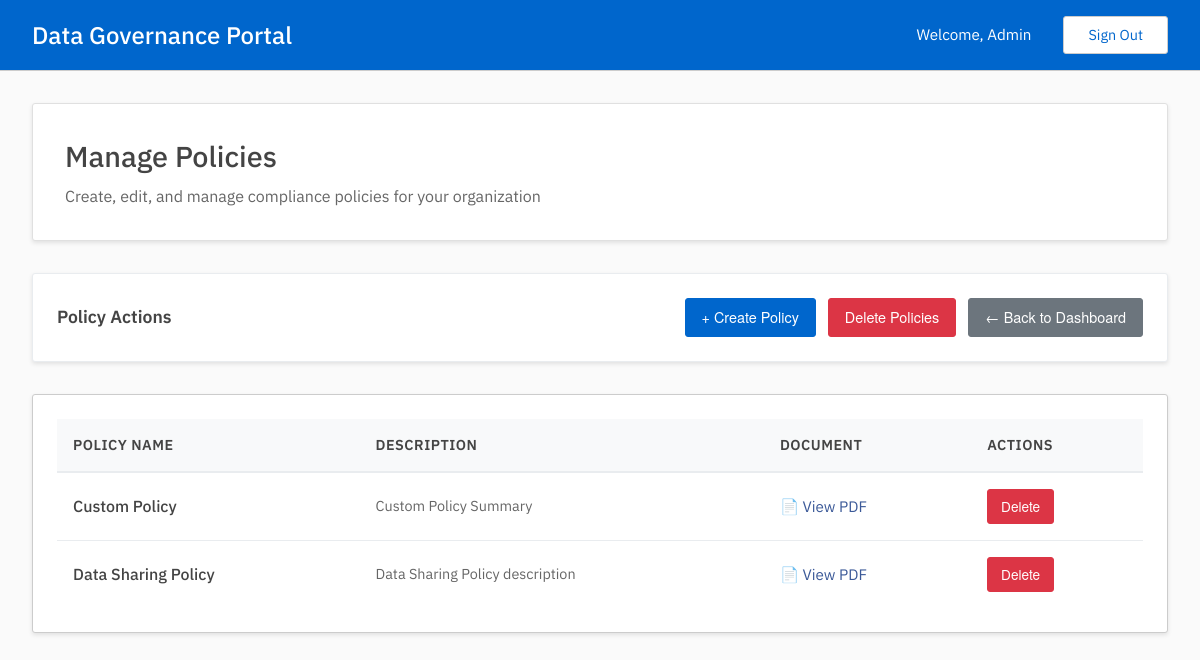
Screenshot of /admin/manage_policies (signed in) with the database file from the repository.
### tables this page shows
CREATE TABLE policies(
        uuid TEXT UNIQUE NOT NULL PRIMARY KEY,
        name TEXT UNIQUE NOT NULL,
        description TEXT,
        pdf_link TEXT
        );

### admin.py (the view)
@admin.route('/manage_policies', methods=['GET'])
@admin_required
def manage_policies():
    policies = read_get_policies()
    return render_template('admin/manage_policies/hub.html', policies=policies["data"])

### auth.py (called while the page is built)
def admin_required(f):
    @wraps(f)
    def wrap(*args, **kwargs):
        if session['user']['is_admin']:
            return f(*args, **kwargs)
        else:
            print("403: User is not an admin.")
            return redirect(url_for('user.dashboard'))
    return wrap

### db.py (called while the page is built)
def get_conn_curs():
    conn = sqlite3.connect(DATABASE)
    conn.row_factory = sqlite3.Row
    curs = conn.cursor()
    curs.execute("PRAGMA foreign_keys = ON")
    return conn, curs

def commit_close(conn, curs):
    conn.commit()
    curs.close()
    conn.close()

def get_policies():
    conn, curs = get_conn_curs()
    curs.execute("SELECT * FROM policies")
    policies = curs.fetchall()
    commit_close(conn, curs)
    return {
        "status": "200",
        "message": "Policies found successfully",
        "data": policies
        }

### templates/admin/manage_policies/hub.html (shortened to what this page needs)
{% extends "base.html" %}
{% block content %}
<div class="dashboard-header">
    <h2>Manage Policies</h2>
    <p>Create, edit, and manage compliance policies for your organization</p>
</div>
<div class="quick-actions">
    <h3 class="quick-actions-title">Policy Actions</h3>
    <div class="quick-actions-buttons">
        <a href="{{ url_for('admin.create_policy') }}" class="btn btn-action">
            + Create Policy
        </a>
        <a href="{{ url_for('admin.delete_policy') }}" class="btn btn-danger">
            Delete Policies
        </a>
        <a href="{{ url_for('admin.dashboard') }}" class="btn btn-secondary">
            ← Back to Dashboard
        </a>
    </div>
</div>
<div class="table-container">
    {% if policies %}
    <table class="data-table">
        <thead>
            <tr>
                <th>Policy Name</th>
                <th>Description</th>
                <th>Document</th>
                <th>Actions</th>
            </tr>
        </thead>
        <tbody>
            {% for policy in policies %}
            <tr>
                <td>
                    <a href="{{ url_for('admin.manage_single_policy', policy_uuid=policy['uuid']) }}" style="font-weight: 500; text-decoration: none; color: inherit;">
                        {{ policy["name"] }}
                    </a>
                </td>
                <td>
                    <div style="color: #666; font-size: 0.9rem;">
                        {{ policy["description"][:100] }}{% if policy["description"]|length > 100 %}...{% endif %}
                    </div>
                </td>
                <td>
                    {% if policy["pdf_link"] %}
                    <a href="{{ policy['pdf_link'] }}" target="_blank" class="policy-link" style="color: #3b5998; text-decoration: none;">
                        📄 View PDF
                    </a>
                    {% else %}
                    <span style="color: #aaa;">No document</span>
                    {% endif %}
                </td>
                <td>
                    <div class="action-buttons">
                        <form action="{{ url_for('admin.delete_policy') }}" method="POST" onsubmit="return confirm('Are you sure you want to delete this policy? This will also delete all associated assignments and tag links.');">
                            <button type="submit" class="btn btn-danger" style="padding: 0.4rem 0.8rem; font-size: 0.85rem;">Delete</button>
                        </form>
                    </div>
                </td>
            </tr>
            {% endfor %}
        </tbody>
    </table>
    {% else %}
    <div class="empty-state">
        <div class="empty-state-icon">📋</div>
        <p class="empty-state-text">No policies found. Create your first policy to get started.</p>
    </div>
    {% endif %}
</div>
{% endblock %}

### static/styles.css (style rules this page uses)
* { margin: 0; padding: 0; box-sizing: border-box; }
body { font-family: 'IBM Plex Sans'; color: #444; line-height: 1.42; min-height: 100vh; display: flex; flex-direction: column; background-color: #fafafa; }
.dashboard-header { background-color: white; padding: 2rem; border-radius: 3px; margin-bottom: 2rem; box-shadow: rgba(0,0,0,0.1) 0 2px 4px; border: 1px solid #e0e0e0; }
.dashboard-header h2 { color: #444; font-size: 1.8rem; margin-bottom: 0.5rem; font-weight: 500; }
.dashboard-header p { color: #666; font-size: 1rem; }
.table-container { background-color: white; border-radius: 3px; padding: 1.5rem; box-shadow: rgba(0,0,0,0.1) 0 2px 4px; border: 1px solid #ccc; overflow-x: auto; }
.data-table { width: 100%; border-collapse: collapse; }
.data-table th { background-color: #f8f9fa; color: #444; font-weight: 600; text-align: left; padding: 1rem; border-bottom: 2px solid #e9ecef; font-size: 0.9rem; text-transform: uppercase; letter-spacing: 0.5px; }
.data-table td { padding: 1rem; border-bottom: 1px solid #e9ecef; color: #444; }
.data-table tr:last-child td { border-bottom: none; }
.btn { padding: 0.5rem 1rem; border-radius: 3px; text-decoration: none; font-size: 0.9rem; cursor: pointer; transition: all 0.3s ease; border: 1px solid transparent; display: inline-block; text-align: center; font-family: 'Helvetica Neue', 'Helvetica', 'Arial', sans-serif; }
.btn-action { background-color: #06c; color: white; border-color: #06c; }
.btn-secondary { background-color: #6c757d; color: white; border-color: #6c757d; }
.btn-danger { background-color: #dc3545; color: white; border-color: #dc3545; }
.policy-link { display: inline-flex; align-items: center; gap: 0.5rem; color: #06c; text-decoration: none; font-size: 0.95rem; transition: color 0.3s ease; }
.action-buttons { display: flex; gap: 0.5rem; align-items: center; }
.quick-actions { background: white; border-radius: 3px; padding: 1.5rem; margin-bottom: 2rem; box-shadow: rgba(0,0,0,0.1) 0 2px 4px; border: 1px solid #e9ecef; display: flex; justify-content: space-between; align-items: center; flex-wrap: wrap; gap: 1rem; }
.quick-actions-title { font-size: 1.1rem; font-weight: 600; color: #444; }
.quick-actions-buttons { display: flex; gap: 0.75rem; flex-wrap: wrap; }

### rows the page displays
policies: name "Custom Policy", description "Custom Policy Summary"
policies: name "Data Sharing Policy", description "Data Sharing Policy description"

### other values shown
{{ session['user']['name'] }} "Admin"
